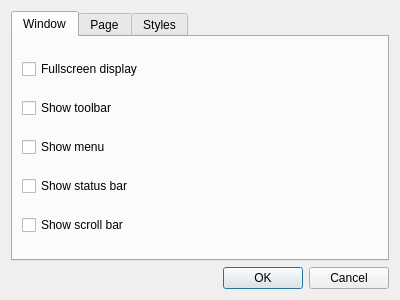
<?xml version="1.0" encoding="UTF-8"?>
<ui version="4.0">
 <class>SettingsDlg</class>
 <widget class="QDialog" name="SettingsDlg">
  <property name="windowModality">
   <enum>Qt::ApplicationModal</enum>
  </property>
  <property name="geometry">
   <rect>
    <x>0</x>
    <y>0</y>
    <width>400</width>
    <height>300</height>
   </rect>
  </property>
  <property name="windowTitle">
   <string>Settings</string>
  </property>
  <property name="windowIcon">
   <iconset resource="cr3res.qrc">
    <normaloff>:/icons/action/icons/configure.png</normaloff>:/icons/action/icons/configure.png</iconset>
  </property>
  <layout class="QVBoxLayout" name="verticalLayout">
   <item>
    <widget class="QTabWidget" name="tabWidget">
     <property name="currentIndex">
      <number>0</number>
     </property>
     <widget class="QWidget" name="tabWindow">
      <property name="toolTip">
       <string>Window options</string>
      </property>
      <property name="accessibleName">
       <string/>
      </property>
      <attribute name="title">
       <string>Window</string>
      </attribute>
      <layout class="QVBoxLayout" name="verticalLayout_2">
       <item>
        <widget class="QCheckBox" name="cbWindowFullscreen">
         <property name="text">
          <string>Fullscreen display</string>
         </property>
        </widget>
       </item>
       <item>
        <widget class="QCheckBox" name="cbWindowShowToolbar">
         <property name="text">
          <string>Show toolbar</string>
         </property>
        </widget>
       </item>
       <item>
        <widget class="QCheckBox" name="cbWindowShowMenu">
         <property name="text">
          <string>Show menu</string>
         </property>
        </widget>
       </item>
       <item>
        <widget class="QCheckBox" name="cbWindowShowStatusBar">
         <property name="text">
          <string>Show status bar</string>
         </property>
        </widget>
       </item>
       <item>
        <widget class="QCheckBox" name="cbWindowShowScrollbar">
         <property name="text">
          <string>Show scroll bar</string>
         </property>
        </widget>
       </item>
      </layout>
     </widget>
     <widget class="QWidget" name="tabPage">
      <attribute name="title">
       <string>Page</string>
      </attribute>
     </widget>
     <widget class="QWidget" name="tabStyles">
      <attribute name="title">
       <string>Styles</string>
      </attribute>
     </widget>
    </widget>
   </item>
   <item>
    <widget class="QDialogButtonBox" name="buttonBox">
     <property name="orientation">
      <enum>Qt::Horizontal</enum>
     </property>
     <property name="standardButtons">
      <set>QDialogButtonBox::Cancel|QDialogButtonBox::Ok</set>
     </property>
    </widget>
   </item>
  </layout>
 </widget>
 <resources>
  <include location="cr3res.qrc"/>
 </resources>
 <connections>
  <connection>
   <sender>buttonBox</sender>
   <signal>accepted()</signal>
   <receiver>SettingsDlg</receiver>
   <slot>accept()</slot>
   <hints>
    <hint type="sourcelabel">
     <x>248</x>
     <y>254</y>
    </hint>
    <hint type="destinationlabel">
     <x>157</x>
     <y>274</y>
    </hint>
   </hints>
  </connection>
  <connection>
   <sender>buttonBox</sender>
   <signal>rejected()</signal>
   <receiver>SettingsDlg</receiver>
   <slot>reject()</slot>
   <hints>
    <hint type="sourcelabel">
     <x>316</x>
     <y>260</y>
    </hint>
    <hint type="destinationlabel">
     <x>286</x>
     <y>274</y>
    </hint>
   </hints>
  </connection>
 </connections>
</ui>
